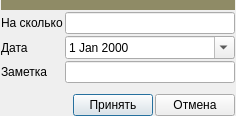
<?xml version="1.0" encoding="UTF-8"?>
<ui version="4.0">
 <class>Dialog</class>
 <widget class="QDialog" name="Dialog">
  <property name="geometry">
   <rect>
    <x>0</x>
    <y>0</y>
    <width>236</width>
    <height>116</height>
   </rect>
  </property>
  <property name="windowTitle">
   <string>Изменение склада</string>
  </property>
  <layout class="QGridLayout" name="gridLayout">
   <property name="leftMargin">
    <number>1</number>
   </property>
   <property name="topMargin">
    <number>0</number>
   </property>
   <property name="rightMargin">
    <number>1</number>
   </property>
   <property name="bottomMargin">
    <number>0</number>
   </property>
   <property name="spacing">
    <number>2</number>
   </property>
   <item row="3" column="0">
    <widget class="QLabel" name="label_3">
     <property name="text">
      <string>Заметка</string>
     </property>
    </widget>
   </item>
   <item row="2" column="1">
    <widget class="QDateEdit" name="de_date">
     <property name="calendarPopup">
      <bool>true</bool>
     </property>
    </widget>
   </item>
   <item row="2" column="0">
    <widget class="QLabel" name="label_2">
     <property name="text">
      <string>Дата</string>
     </property>
    </widget>
   </item>
   <item row="5" column="0" colspan="2">
    <layout class="QHBoxLayout" name="horizontalLayout">
     <property name="spacing">
      <number>2</number>
     </property>
     <item>
      <spacer name="horizontalSpacer">
       <property name="orientation">
        <enum>Qt::Horizontal</enum>
       </property>
       <property name="sizeHint" stdset="0">
        <size>
         <width>40</width>
         <height>20</height>
        </size>
       </property>
      </spacer>
     </item>
     <item>
      <widget class="QPushButton" name="pushButton_2">
       <property name="text">
        <string>Принять</string>
       </property>
      </widget>
     </item>
     <item>
      <widget class="QPushButton" name="pushButton">
       <property name="text">
        <string>Отмена</string>
       </property>
      </widget>
     </item>
    </layout>
   </item>
   <item row="3" column="1">
    <widget class="QLineEdit" name="le_note"/>
   </item>
   <item row="0" column="0" colspan="2">
    <widget class="QWidget" name="widget_2" native="true">
     <property name="minimumSize">
      <size>
       <width>0</width>
       <height>10</height>
      </size>
     </property>
     <property name="styleSheet">
      <string notr="true">background-color: rgb(143,139,102);</string>
     </property>
    </widget>
   </item>
   <item row="1" column="0">
    <widget class="QLabel" name="label">
     <property name="text">
      <string>На сколько</string>
     </property>
    </widget>
   </item>
   <item row="1" column="1">
    <widget class="QLineEdit" name="le_balance"/>
   </item>
   <item row="4" column="1">
    <spacer name="verticalSpacer">
     <property name="orientation">
      <enum>Qt::Vertical</enum>
     </property>
     <property name="sizeHint" stdset="0">
      <size>
       <width>20</width>
       <height>40</height>
      </size>
     </property>
    </spacer>
   </item>
  </layout>
 </widget>
 <resources/>
 <connections>
  <connection>
   <sender>pushButton</sender>
   <signal>clicked()</signal>
   <receiver>Dialog</receiver>
   <slot>ui_can()</slot>
   <hints>
    <hint type="sourcelabel">
     <x>214</x>
     <y>102</y>
    </hint>
    <hint type="destinationlabel">
     <x>215</x>
     <y>201</y>
    </hint>
   </hints>
  </connection>
  <connection>
   <sender>pushButton_2</sender>
   <signal>clicked()</signal>
   <receiver>Dialog</receiver>
   <slot>ui_acc()</slot>
   <hints>
    <hint type="sourcelabel">
     <x>125</x>
     <y>104</y>
    </hint>
    <hint type="destinationlabel">
     <x>115</x>
     <y>196</y>
    </hint>
   </hints>
  </connection>
 </connections>
 <slots>
  <slot>ui_can()</slot>
  <slot>ui_acc()</slot>
 </slots>
</ui>
